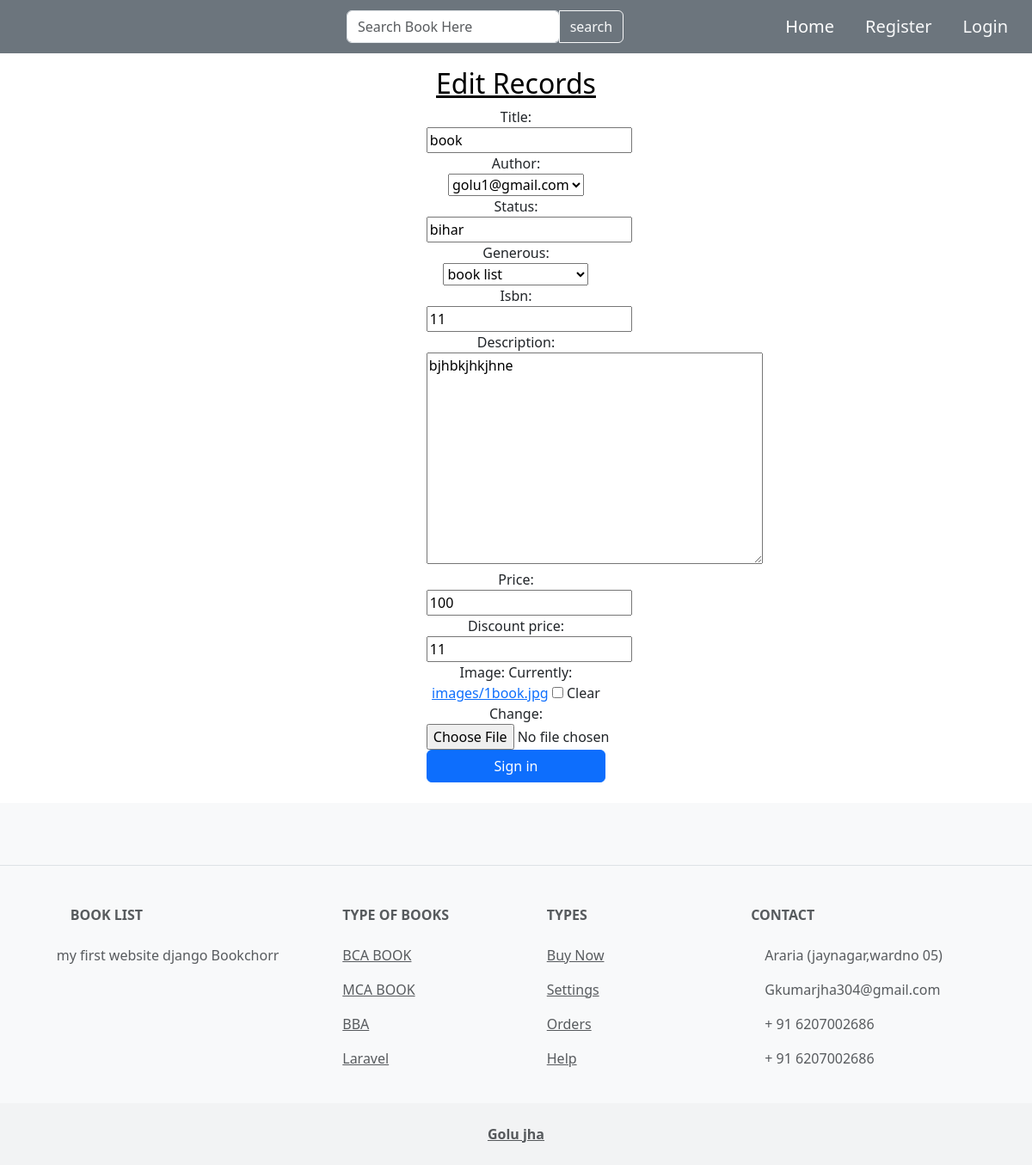
The app's page /edit/2/edit/ with its own data.
### book/models.py (models this page shows, shortened)
class Books(models.Model):
    title = models.CharField(max_length=200)
    author = models.ForeignKey(User,on_delete=models.CASCADE)
    status = models.CharField(max_length=200)
    generous = models.ForeignKey(Generous,on_delete=models.CASCADE)
    isbn = models.IntegerField()
    description = models.TextField()
    price = models.IntegerField()
    discount_price = models.IntegerField()
    image = models.ImageField(upload_to="images/",null=True,blank=True)

### book/views.py (the view)
# urls.py: path("edit/<int:id>/edit/", editBooks, name="editBooks"),
def editBooks(r, id):
    books = Books.objects.get(pk=id)
    form = PostForm(r.POST or None,r.FILES or None, instance=books)
    if r.method == "POST":
        if form.is_valid():
            form.save()
            return redirect(homepage)
    return render(r, "editBooks.html", {"form":form})

### book/forms.py
class PostForm(forms.ModelForm):
    class Meta:
        model = Books
        fields = "__all__"

### book/models.py (called while the page is built)
    def __str__(self):
        return self.cat_title

### templates/editBooks.html (shortened to what this page needs)
{% extends 'base.html' %}
{% block content %}
        <h2 class="text-center text-black font-bold mt-3"><u>Edit Records</u></h2>
        <center>
            <div class="col-5 ">
                <form action="" method="post" enctype="multipart/form-data">
                    <div class="col-5">
                    {{form}}
                    <div class="mb-3">
                        <button type="submit" class="btn btn-primary w-100">Sign in</button>
                    </div>
                </form>
            </div>
        </center>
{% endblock %}

### records on screen
Books: title "book", author "golu1@gmail.com", status "bihar", generous "book list", isbn "11", description "bjhbkjhkjhne", price "100", discount_price "11"
